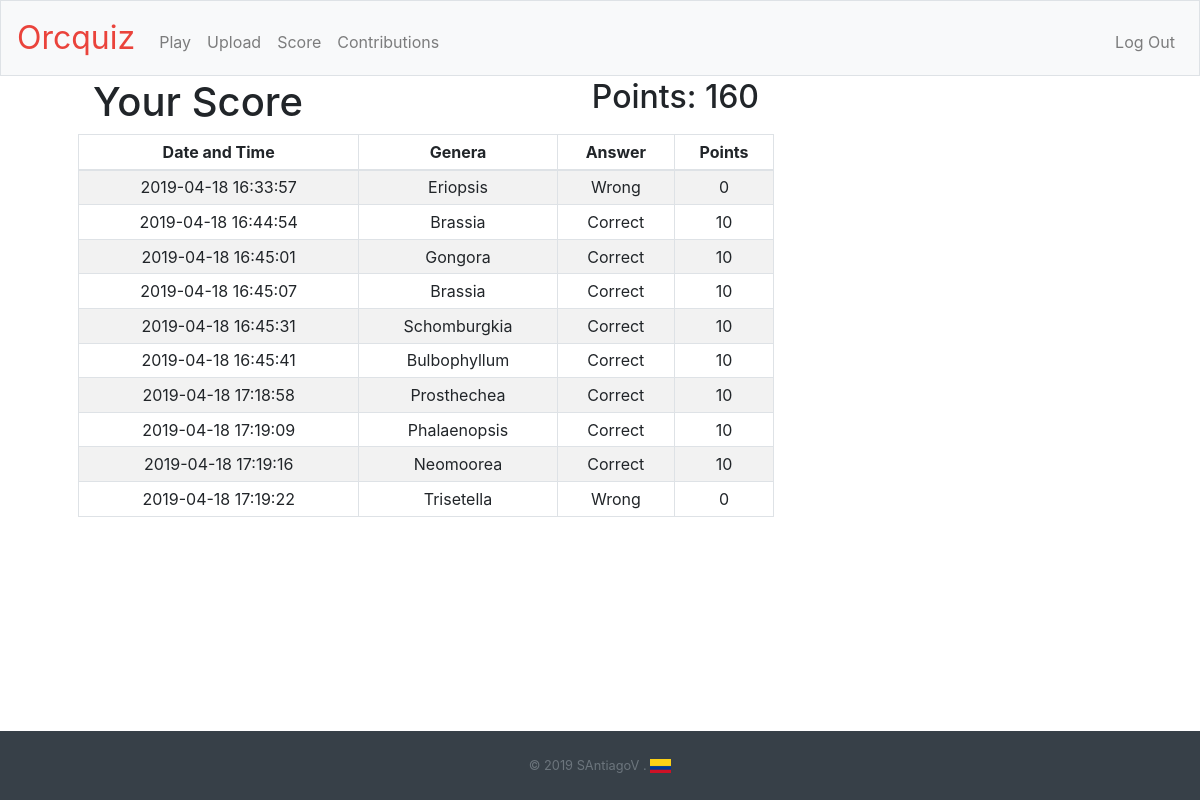
Page /activity (signed in) on the committed database.
### tables this page shows
CREATE TABLE "activities" ('id_activity' integer PRIMARY KEY AUTOINCREMENT NOT NULL,'timestamp' timestamp NOT NULL DEFAULT CURRENT_TIMESTAMP, 'id' integer NOT NULL,'id_contribution' integer NOT NULL,'type' smallint NOT NULL,'points' integer NOT NULL, 'genera' text);

### application.py (the view)
@app.route("/activity")
@login_required
def activity():
    id = session["user_id"]
    plays = []
    plays = db.execute("SELECT * FROM activities WHERE id = :id", id=session['user_id'])
    username = db.execute("SELECT username FROM users WHERE id = :id", id=session['user_id'])
    name = (username[0]['username'])
    for play in plays:
        play["date"] = str(play["timestamp"])
        play["genera"] = str(play["genera"])
        play["points"] = int(play["points"])
        play["type"] = str(play["type"])
    p = db.execute("SELECT points FROM users WHERE id = :id", id=session['user_id'])
    for p in p:
        points = str(p["points"])
    return render_template("activity.html", name=name, plays=plays, points=points)

### application.py (called while the page is built)
@app.after_request
def after_request(response):
    response.headers["Cache-Control"] = "no-cache, no-store, must-revalidate"
    response.headers["Expires"] = 0
    response.headers["Pragma"] = "no-cache"
    return response

### helpers.py (called while the page is built)
def login_required(f):
    @wraps(f)
    def decorated_function(*args, **kwargs):
        if session.get("user_id") is None:
            return redirect("/login")
        return f(*args, **kwargs)
    return decorated_function

### templates/activity.html (shortened to what this page needs)
{% extends "layout.html" %}
{% block main %}
  <div class="col-sm-8 ">
    <div class="row">
      <div class="col">
        <h1> Your Score</h1>
      </div>
      <div class="col">
        <h2 align="right">Points: {{points}}</h2>
      </div>
    </div>
    <div class="row">
      <table class="table table-sm table-striped table-bordered table-hover">
        <thead>
          <tr>
            <th scope="col">Date and Time</th>
            <th scope="col">Genera</th>
            <th scope="col">Answer</th>
            <th scope="col">Points</th>
          </tr>
        </thead>
        <tbody>{% for play in plays %}
          <tr>
            <td>{{ play["date"] }}</td>
            <td>{{ play["genera"] }}</td>
            <td>{{ play["type"] }}</td>
            <td>{{ play["points"] }}</td>
          </tr>
          {% endfor %}
        </tbody>
      </table>
    </div>
  </div>
{% endblock %}

### templates/layout.html (shortened to what this page needs)
<!DOCTYPE html>
<html lang="en">
    <head>
        <link href="https://maxcdn.bootstrapcdn.com/bootstrap/4.1.3/css/bootstrap.min.css" rel="stylesheet">
        <link href="/static/styles.css" rel="stylesheet">
    </head>
    <body>
        <nav class="navbar navbar-expand-md navbar-light bg-light border">
            <a class="navbar-brand" href="/"> <span class="red">Orcquiz</span></a>
            <div class="collapse navbar-collapse" id="navbar">
                {% if session.user_id %}
                    <ul class="navbar-nav mr-auto mt-2">
                        <li class="nav-item"><a class="nav-link" href="/">Play</a></li>
                        <li class="nav-item"><a class="nav-link" href="/upload">Upload</a></li>
                        <li class="nav-item"><a class="nav-link" href="/activity">Score</a></li>
                        <li class="nav-item"><a class="nav-link" href="/contributions">Contributions</a></li>
                    </ul>
                    <ul class="navbar-nav ml-auto mt-2">
                        <li class="nav-item"><a class="nav-link" href="/logout">Log Out</a></li>
                    </ul>
                {% else %}
                    <ul class="navbar-nav ml-auto mt-2">
                        <li class="nav-item"><a class="nav-link" href="/register">Register</a></li>
                        <li class="nav-item"><a class="nav-link" href="/login">Log In</a></li>
                    </ul>
                {% endif %}
            </div>
        </nav>
        <main class="container p-5">
            {% block main %}{% endblock %}
        </main>
        <footer class="small text-center text-muted">
            <span>© 2019 SAntiagoV .</span>
            <span><img src="static/Col.png" alt="Flag" height="14"></span>
        </footer>
    </body>
</html>

### static/styles.css (style rules this page uses)
.navbar { overflow: hidden; background-color: #333; position: fixed; top: 0; width: 100%; z-index:1; }
nav .navbar-brand { font-size: xx-large; }
nav .navbar-brand .red { color: #ea433b; }
main { margin-top: 30px; margin-bottom: 30px; overflow-x: auto; text-align: center; }
footer { position: fixed; left: 0; bottom: 0; width: 100%; padding-top:25px; font-size: small; font-weight: 200; text-align: center; color: white; background-color: #374048; padding-bottom:25px; }
h1 { text-align: justify; }

### rows in the picture
activities: date "2019-04-18 16:33:57", genera "Eriopsis", type "Wrong", points "0"
activities: date "2019-04-18 16:44:54", genera "Brassia", type "Correct", points "10"
activities: date "2019-04-18 16:45:01", genera "Gongora", type "Correct", points "10"
activities: date "2019-04-18 16:45:07", genera "Brassia", type "Correct", points "10"
activities: date "2019-04-18 16:45:31", genera "Schomburgkia", type "Correct", points "10"
activities: date "2019-04-18 16:45:41", genera "Bulbophyllum", type "Correct", points "10"
activities: date "2019-04-18 17:18:58", genera "Prosthechea", type "Correct", points "10"
activities: date "2019-04-18 17:19:09", genera "Phalaenopsis", type "Correct", points "10"
activities: date "2019-04-18 17:19:16", genera "Neomoorea", type "Correct", points "10"
activities: date "2019-04-18 17:19:22", genera "Trisetella", type "Wrong", points "0"

### other values in the picture
{{ points }} "160"
